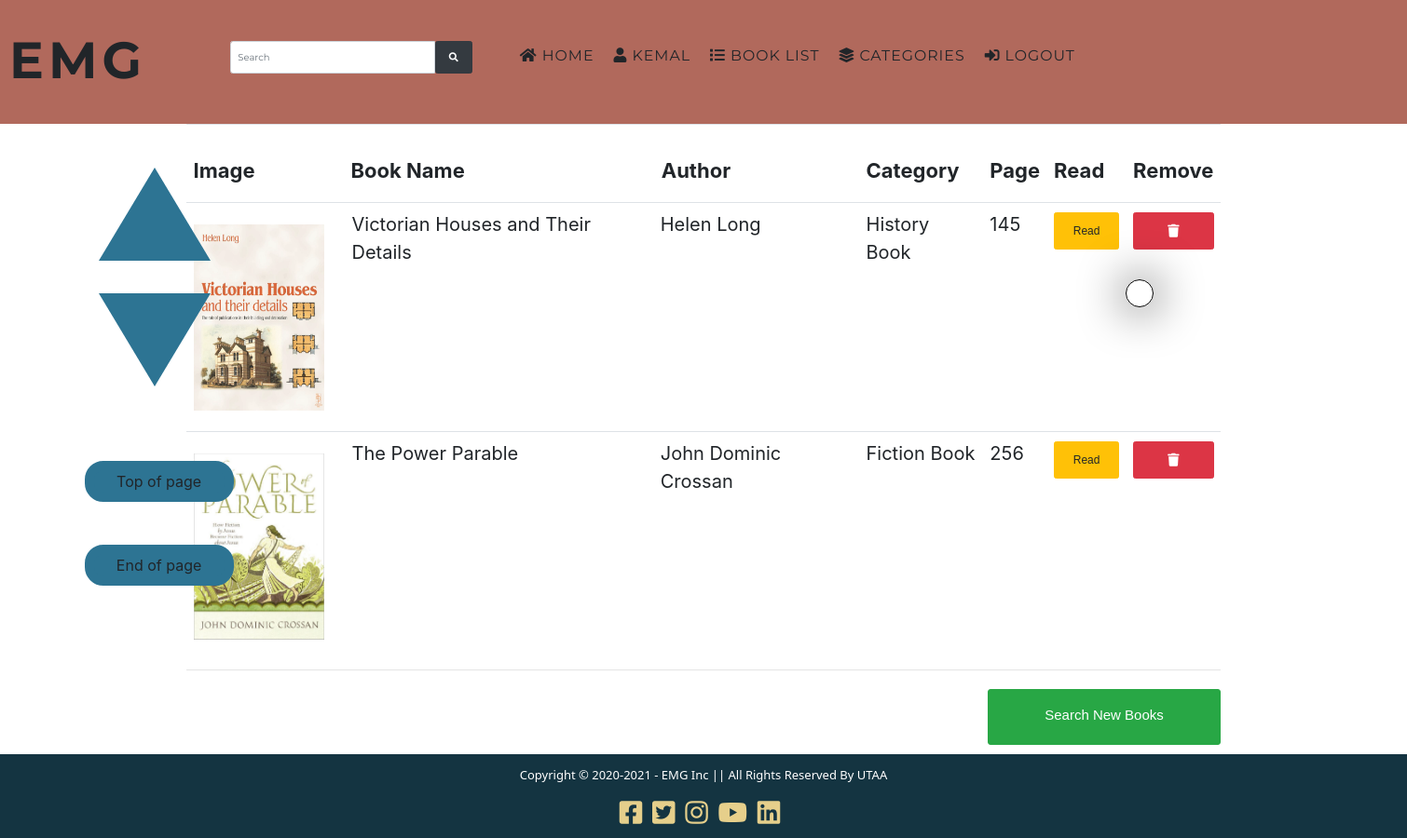
The page /list.php (signed in) on the database its author committed.
### tables this page shows
CREATE TABLE `user` (
  `id` int(11) NOT NULL,
  `name` text NOT NULL,
  `surname` text NOT NULL,
  `phone` text NOT NULL,
  `email` text NOT NULL,
  `uid` varchar(255) NOT NULL,
  `password` text NOT NULL
);

CREATE TABLE `list` (
  `id` int(10) NOT NULL,
  `book_id` int(10) NOT NULL,
  `user_id` int(10) NOT NULL
);

CREATE TABLE `book` (
  `id` int(11) NOT NULL,
  `category_id` int(11) NOT NULL,
  `book_image` text NOT NULL,
  `book_name` text NOT NULL,
  `author` text NOT NULL,
  `category` text NOT NULL,
  `page_number` int(11) NOT NULL,
  `isbn` text NOT NULL,
  `tags` text NOT NULL,
  `pdf_file` varchar(200) NOT NULL
);

### class/db.php (called while the page is built, shortened)
<?php
	class db{
		public static $_mysqli = null;
		private $_host = "localhost",
				$_database = "emg",
				$_username = "root",
				$_password = "";
		public function __construct(){
			return $this->Connnect();
		}
		public function Connnect(){
			self::$_mysqli = mysqli_connect($this->_host,$this->_username,$this->_password,$this->_database);
			if(!mysqli_connect_errno()){
				return self::$_mysqli;
			}else{
				echo "Connection Failed !! ". mysqli_connect_error();
			}
		}
		public function Query($q){
			$v =  mysqli_query(self::$_mysqli, $q);
			return $v;
		}
		public function FetchAll($howmuch, $table, $where, $order){
			if(isset($where)){
				$q =  $this->Query("SELECT {$howmuch} FROM {$table} WHERE {$where} ORDER BY {$order}");
			}else{
				$q = $this->Query("SELECT {$howmuch} FROM {$table} ORDER BY {$order}");
			}
			$fetchArray = array();
			$i = 0;
			while($fetch = mysqli_fetch_assoc($q)){
				$fetchArray[$i] = $fetch;
				$i++;
			}
			return $fetchArray;
		}
		public function Fetch($howmuch, $from, $where){
			if($where != null){
				$queryString = "SELECT ".$howmuch." FROM ".$from." WHERE ".$where;
			}else{
				$queryString = "SELECT ".$howmuch." FROM ".$from;
			}
			$query = $this->Query($queryString);
			$fetch = mysqli_fetch_assoc($query);
			return $fetch;
		}
	}

### comp/fst.php (called while the page is built, shortened)
<?php
	require_once("class/db.php");
	require_once("comp/function.php");
	$db = new db();

### comp/function.php (called while the page is built, shortened)
<?php
function escape($value)
{
	return trim(htmlentities(htmlspecialchars($value)));
}

### list.php (the view, shortened to what this page needs)
<?php
require_once("comp/header.php");
require_once("comp/navbar.php");
if (!isset($_SESSION['id'])) {
	echo "<h1 class='text-center text-upper text-danger mt-5'>Please <a class='text-black' href='login.php'>Login</a> to view your book list </h1>";
	exit();
} else {
	$user_id = $_SESSION['id'];
}
$lists = $db->FetchAll("*", "list", "user_id='$user_id'", "`id` DESC");
?>
<div class="container padding-10">
	<div id="cart-container-main">
		<table class="table">
			<th>
				<p>Image</p>
			</th>
			<th>
				<p class="bookNameSpecial">Book Name</p>
			</th>
			<th>
				<p class="authorNameSpecial">Author</p>
			</th>
			<th>
				<p>Category</p>
			</th>
			<th>
				<p class="pageNameSpecial">Page</p>
			</th>
			<th>
				<p>Read</p>
			</th>
			<th>
				<p>Remove</p>
			</th>
			<?php foreach ($lists as $key => $list) : ?>
				<tr>
					<?php
					$list_id = $list['id'];
					$list_book_id = $list['book_id'];
					$listObject = $db->Fetch("*", "book", "id='$list_book_id'");
					?>
					<td class='list_item'><img src='<?= $listObject['book_image'] ?>' class='cart-image mt-4 mb-4'></td>
					<div class='row'>
						<td class='list_item '>
							<div class='col-12'> <?= $listObject['book_name'] ?></div>
						</td>
						<td class='list_item '>
							<div class='col-12'> <?= $listObject['author'] ?></div>
						</td>
						<td class='list_item '> <?= $listObject['category'] ?></td>
						<td class='list_item '> <?= $listObject['page_number'] ?></td>
					</div>
					<td><button id="readButton<?= $list_id ?>" data-name="<?= $listObject['book_name'] ?>" data-book="<?=$listObject['pdf_file'] ?>" style="display:block;width:70px;height:40px;font-family:sans-serif;font-size:12px;"  type='button' id='button2' class='btn btn-block btn-warning mt-1 j-readBtn text-18' data-toggle="modal" data-target="#readBook_2">Read</button></td>
					<td><a id="silButton<?= $list_id ?>" style="display:block;height:40px;padding-top:12px;" href="bookList-delete.php?list_id=<?= $list_id ?>" class="remove_from_list_part btn btn-block btn-danger mt-1 text-18"><i class='fa fa-trash text-black' style="font-size:14px;"></i></button></td>
				</tr>
			<?php endforeach; ?>
		</table>
		<hr/>
		<div  class="float-right">
			<div class="row ">
				<div class="col-sm-12 mt-3 mb-3">
					<a href="categories.php" id="searchnewButton" style="display:block;width:250px;height:60px;padding-top:16px;" class="btn btn-success btn-lg btn-block "><p style="font-size:15px;font-family:sans-serif;">Search New Books</p></a>
				</div>
			</div>
		</div>
	</div>
</div>
<?php
require_once("comp/footer_nav.php");
require_once("comp/footer.php");
?>

### comp/navbar.php (shortened to what this page needs)
<nav>
    <div class="containerNav clearfix">
        <div id="logo-box">
            <a href="index.php" class="logo text-uppercase" style="text-decoration: none;display:block;" id="logoText2">emg</a>
        </div>
        <div class="input-group">
            <form class="navbar-form" role="search" action="search.php" method="get">
                <div class="input-group">
                    <input required type="text" class="form-control j-keyboard" placeholder="Search" name="search" id="search" value="<?php if (isset($_GET['search'])) echo escape($_GET['search']) ?>">
                    <div class="input-group-btn ">
                        <button class="btn btn-dark bg-lg " id="searchButton" type="submit"><i class="fa fa-search "></i></button>
                    </div>
                </div>
            </form>
        </div>
        <div id="nav-links">
            <ul>
                <?php
                if (isset($_SESSION['id'])) {
                    $user_id = escape($_SESSION['id']);
                    $user = $db->Fetch("*", "user", "id='$user_id'");
                ?>
                    <li class="nav-item" title="Home" onclick="location:'index.php'">
                        <a href="index.php" class="nav-link text-uppercase" style="display:block" id="homeNav2">
                            <i class="fas fa-home"></i>
                            Home
                        </a>
                    </li>
                    <li class="nav-item" title="Register">
                        <a href="profile.php" class="nav-link text-uppercase" style="display:block" id="userNameNav">
                            <i class="fas fa-user"></i>
                            <span class="text-20"><?php echo $user['name']; ?></span>
                        </a>
                    </li>
                    <li class="nav-item" title="Book List" style="display:block" id="bookListNav">
                        <a href="list.php" class="nav-link text-uppercase" style="display:block" id="bookList">
                            <i class="fas fa-list"></i>
                            Book List</a>
                    </li>
                    <li class="nav-item" title="Register">
                        <a href="categories.php" class="nav-link text-uppercase" style="display:block" id="cactegoriesNav">
                            <i class="fas fa-layer-group"></i>
                            Categories
                        </a>
                    </li>
                    <li class="nav-item" title="Login">
                        <a href="logout.php" class="nav-link text-uppercase" style="display:block" id="logOutNav">
                            <i class="fas fa-sign-in-alt"></i>
                            logout</a>
                    </li>
                <?php
                }
                ?>
            </ul>
        </div>
    </div>
</nav>

### css/style.css (style rules this page uses)
* { padding: 0px; margin: 0px; box-sizing: border-box; }
html { font-size: 10px; height: 100%; }
body { font-family: 'lato', sans-serif; font-size: 1.6em; font-weight: 400; line-height: 1.5; background-color: rgb(255,255,255) !important; }
a { text-decoration: none; }
ul { list-style-type: none; }
.clearfix::after { content:""; display: block; clear: both; }
.container { width: 140rem; margin-left: auto; margin-right: auto; padding-left: .5rem; padding-right: .5rem; }
.containerNav { width: 150rem; margin-left: auto; margin-right: auto; padding-left: .5rem; padding-right: .5rem; }
.text-uppercase { text-transform: uppercase; }
nav { width: 100%; font-family: Montserrat; background-color: rgb(177,105,92); color: #212529; padding: 2.4rem 0rem; position:sticky; z-index:30; top: 0em; }
#logo-box { float: left; }
#logo-box .logo { color: #212529; font-weight: 700; font-size: 5.5rem; letter-spacing: .5rem; }
#nav-links { float:left; text-align: center; }
#nav-links .nav-item { float: left; margin-left: .1rem; margin-top:1.9rem; }
#nav-links .nav-link { color: #212529; font-size: 1.58rem; display: block; letter-spacing: .1rem; transition: color .8s; }
.containerNav .input-group { float:left; margin-top:2.5rem; margin-left: 8.5rem; margin-right: 4.5rem; width:26rem; transform: translate(-4rem, -1.2rem); }
.input-group input { height: 3.5rem; transform: translateY(-0.6rem); }
.input-group button { height: 3.5rem; transform: translateY(-0.6rem); width: 4rem; }
img { width: 100%; height: 100%; object-fit: cover; }
.cart-image { width: 14rem; height: 20rem; object-fit: fill; }
.table p { font-size: 2.2rem; font-family: -apple-system; margin-top: 2.5rem; text-align: start; }
.list_item { color:#212529; font-size: 2rem; margin-top: 2rem; }
.table .bookNameSpecial { padding-left:1.4rem; }
.table .authorNameSpecial { padding-left:1.6rem; }
.table .pageNameSpecial { padding-left:-1.6rem; }
#cart-container-main { min-height: calc(100vh - 222px); }

### css/keyboardCss.css (style rules this page uses)
body { font:Tahoma; font-size:13px; color:#3333; padding:0; margin:3px }

### rows shown on the page
user: name "KEMAL"
list: book.book_image (picture), book.book_name "Victorian Houses and Their Details", book.author "Helen Long", book.category "History Book", book.page_number "145"
list: book.book_image (picture), book.book_name "The Power Parable", book.author "John Dominic Crossan", book.category "Fiction Book", book.page_number "256"
